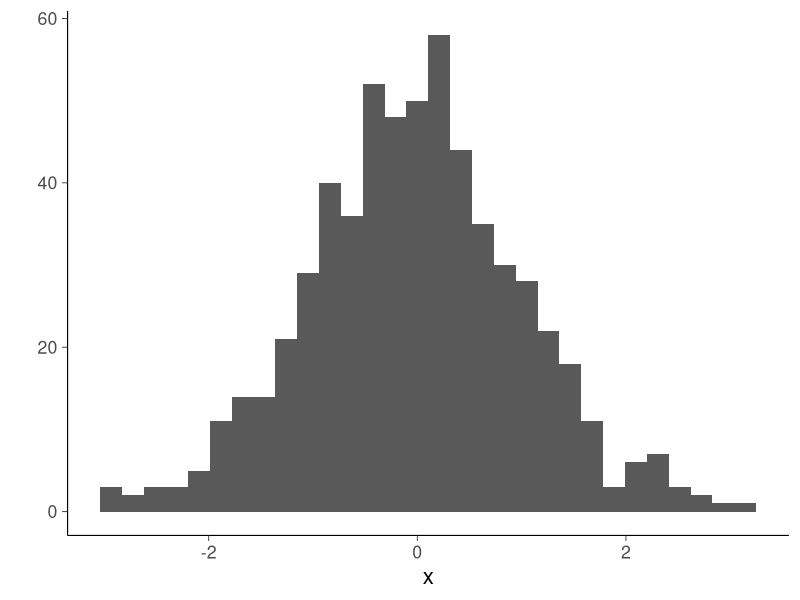

Recreate this plot in R.
#' ---
#' title: "Bayesian data analysis - L4"
#' author: "Mans Magnusson"
#' date: "`r format(Sys.Date())`"
#' ---
library(ggplot2)
theme_set(bayesplot::theme_default(base_family = "sans", base_size=16))

#' # Underflow

x <- rnorm(600)
qplot(x)
prod(dnorm(x)) # 0 due to underflow
sum(dnorm(x, log = TRUE))

pbeta(0.5, 241945, 251527)
pbeta(0.5, 241945, 251527, log.p = TRUE)
